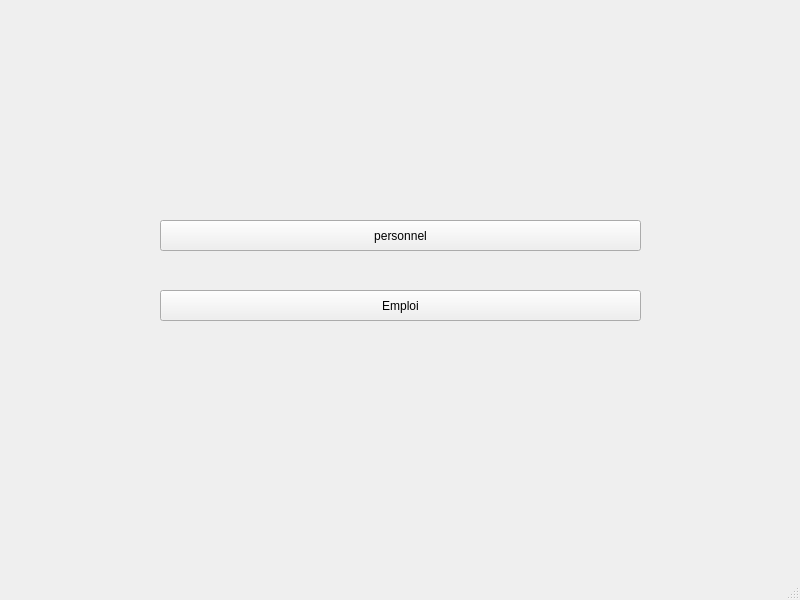
<?xml version="1.0" encoding="UTF-8"?>
<ui version="4.0">
 <class>MainWindow</class>
 <widget class="QMainWindow" name="MainWindow">
  <property name="geometry">
   <rect>
    <x>0</x>
    <y>0</y>
    <width>800</width>
    <height>600</height>
   </rect>
  </property>
  <property name="windowTitle">
   <string>MainWindow</string>
  </property>
  <widget class="QWidget" name="centralwidget">
   <widget class="QPushButton" name="pushButton">
    <property name="geometry">
     <rect>
      <x>160</x>
      <y>220</y>
      <width>481</width>
      <height>31</height>
     </rect>
    </property>
    <property name="font">
     <font>
      <family>MS Shell Dlg 2</family>
      <pointsize>9</pointsize>
      <weight>50</weight>
      <italic>false</italic>
      <bold>false</bold>
     </font>
    </property>
    <property name="styleSheet">
     <string notr="true">font: 9pt &quot;MS Shell Dlg 2&quot;;</string>
    </property>
    <property name="text">
     <string>personnel</string>
    </property>
   </widget>
   <widget class="QPushButton" name="emploi">
    <property name="geometry">
     <rect>
      <x>160</x>
      <y>290</y>
      <width>481</width>
      <height>31</height>
     </rect>
    </property>
    <property name="font">
     <font>
      <family>MS Shell Dlg 2</family>
      <pointsize>9</pointsize>
      <weight>50</weight>
      <italic>false</italic>
      <bold>false</bold>
     </font>
    </property>
    <property name="styleSheet">
     <string notr="true">font: 9pt &quot;MS Shell Dlg 2&quot;;</string>
    </property>
    <property name="text">
     <string>Emploi</string>
    </property>
   </widget>
  </widget>
  <widget class="QMenuBar" name="menubar">
   <property name="geometry">
    <rect>
     <x>0</x>
     <y>0</y>
     <width>800</width>
     <height>26</height>
    </rect>
   </property>
  </widget>
  <widget class="QStatusBar" name="statusbar"/>
 </widget>
 <resources/>
 <connections/>
</ui>
